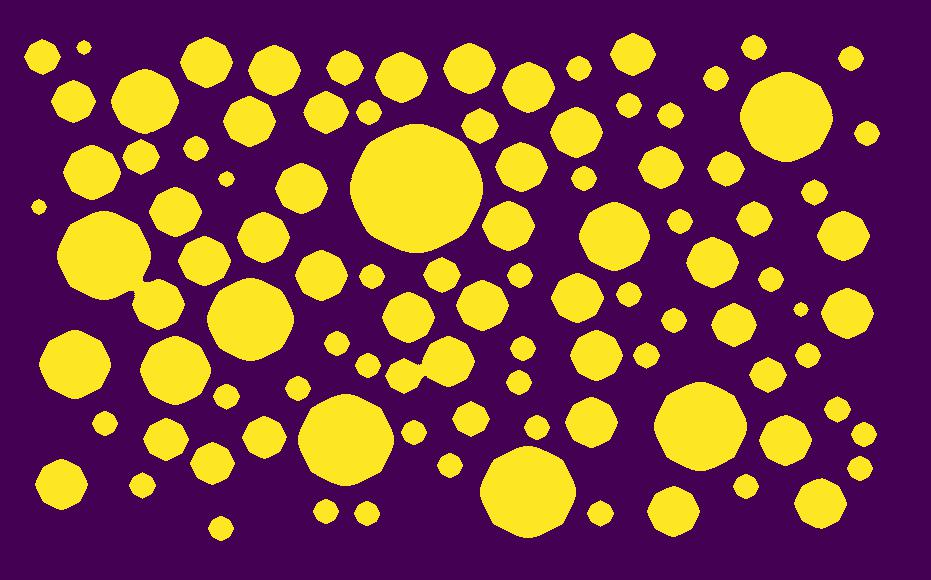
#> input picture medium.jpg, 931 x 580 px
$ python main.py
#> lines starting #> are read from the running program, lines starting #| are printed output that depends on the picture; after the words box and inside, x2 and y2 are one past the last pixel; in counts of white or black regions, pixels touching at a corner belong together; long printed decimals are rounded
import numpy as np


def normal_field(medium, normalize=False):
    """
    Calculates the normal field of a binary medium.

    :param medium: 2D binary array representing the medium
    :param normalize: boolean argument. If True, then normalizes the gradient to have norm 1 at every coordinate.
    :return: 2 * m * n array grad. grad[0, :, :] gives the 1st coordinate of the gradient at each pixel, and
    grad[1, :, :] gives the 2nd coordinate.

    It uses the following math:

    f(x + dx) - f(x) = g^T dx

    dy = Dx g ==> g = (Dx^T Dx)^(-1) * Dx^T dy

    Dx = 0  1
         0 -1
         1  0
        -1  0
         1  1
         1 -1
        -1  1
        -1 -1
    """
    dy = np.array([
        np.roll(medium, shift=-1, axis=1),
        np.roll(medium, shift=1, axis=1),
        np.roll(medium, shift=-1, axis=0),
        np.roll(medium, shift=1, axis=0),
        np.roll(np.roll(medium, shift=-1, axis=0), shift=-1, axis=1),
        np.roll(np.roll(medium, shift=-1, axis=0), shift=1, axis=1),
        np.roll(np.roll(medium, shift=1, axis=0), shift=-1, axis=1),
        np.roll(np.roll(medium, shift=1, axis=0), shift=1, axis=1),
    ]
    )
    dy = np.array([medium - d for d in dy])
    dx = np.array([
        [0, 1],
        [0, -1],
        [1, 0],
        [-1, 0],
        [1, 1],
        [1, -1],
        [-1, 1],
        [-1, -1]
    ])
    dx = np.linalg.inv(dx.T.dot(dx)).dot(dx.T)
    grad = np.array([
        np.array([a * b * medium for a, b in zip(dx[i, :], dy)]).sum(axis=0)
        for i in range(2)
    ])

    if normalize:
        norms = np.sqrt(grad ** 2).sum(axis=0)
        grad = np.array([np.nan_to_num(g / norms, 0) for g in grad])

    return grad


def ang_between(x, y):
    """counter clockwise rotation angle to convert x to y"""
    return np.arctan2(x[0], x[1]) - np.arctan2(y[0], y[1])


def rotation(x, theta):
    return np.array([
        x[0] * np.cos(theta) - x[1] * np.sin(theta),
        x[0] * np.sin(theta) + x[1] * np.cos(theta)
    ]
    )


def simulate(
        medium: np.ndarray,
        initial_direction: np.ndarray,
        initial_coord: np.ndarray,
        max_itr,
        normal=None,
        rand=None,
        reflection=0.5,
        propagate_norm: float = 1
):
    """
    Performs a single ray tracing simulation for a 2D binary medium.

    :param medium: 2D binary (0-1) medimum. 1 represents material and 0 means void.
    :param initial_direction: 1 by 2 array of initial ray direction.
    :param initial_coord: 1 by 2 array of initial ray coordinate
    :param max_itr: maximum number of steps. Simulation ends if the ray energy fades, or it exits the medium of
    #iterations >= max_itr
    :param normal: the 2D pixel based surface gradient. If left as default None, it will be calculated automatically
    from the medium configuration by calling normal_field.
    :param rand: input random state object. If left as default None, will use np.random.RandomState()
    :param reflection: the reflectivity constant.
    :param propagate_norm: the size of the propagation (step) vector.
    :return: a tuple containing (path, itr, coord, direction) where:
        path: 2D binary array that can be used to illustrate the path of ray
        itr: final iteration number
        coord: final ray coordinate
        direction: final ray direction vector
    """
    if normal is None:
        normal = normal_field(medium, normalize=True)
    path = 0 * medium
    # path = np.empty_like(medium)
    m, n = medium.shape
    direction = np.array(initial_direction)
    coord = np.array(initial_coord)
    if rand is None:
        rand = np.random.RandomState()
    path[int(coord[0]), int(coord[1])] = 1
    itr = 0
    next_coord = coord.copy()
    while True:
        itr += 1
        next_coord += direction
        if np.all(next_coord.astype(int) == coord.astype(int)):
            continue
        prev_medium = medium[int(coord[0]), int(coord[1])]
        direction = propagate_norm * direction / np.sqrt(np.sum(np.abs(direction)))
        if (int(next_coord[0]) >= m) or (int(next_coord[0]) < 0) or (int(next_coord[1]) >= n) or (
                int(next_coord[1]) <= 0):
            break
        else:
            coord = next_coord.copy()
            i, j = coord.astype(int)
            path[i, j] = 1
            if medium[i, j] != prev_medium:
                norm = normal[:, i, j]
                norm_norm = np.sqrt(np.sum(norm * norm))
                if norm_norm > 1e-3:
                    norm = norm / norm_norm
                    norm_dot_dir = direction.dot(norm)
                    # ang_between of -direction and norm
                    theta_inc = np.arctan2(-direction[0], -direction[1]) - np.arctan2(norm[0], norm[1])
                    theta_through = min(abs(theta_inc) / 2, np.pi / 4 - abs(theta_inc) / 2)
                    if theta_inc < 0:
                        theta_rot = np.pi / 2 - abs(theta_inc) - abs(theta_through)
                    else:
                        theta_rot = abs(theta_through) + abs(theta_inc) - np.pi / 2
                    if rand.uniform(0, 1) < reflection:
                        direction = direction - 2 * norm_dot_dir * norm
                        if np.sum(np.abs(direction)) < 1e-2:
                            direction = norm
                    # else:
                    #    # direction = rotation(direction, theta_rot)
                    #    direction = np.array([
                    #        direction[0] * np.cos(theta_rot) - direction[1] * np.sin(theta_rot),
                    #        direction[0] * np.sin(theta_rot) + direction[1] * np.cos(theta_rot)
                    #        ]
                    #    )
                else:
                    if medium[i, j]:
                        raise ValueError()

        if itr > max_itr:
            break

    return path, itr, coord, direction


def example_grad_plot():
    import pylab as plt
    medium = np.zeros([50, 100])
    medium[20:30, 20:30] = 1
    grad = normal_field(medium)
    x, y = plt.meshgrid(np.arange(medium.shape[1]), np.arange(medium.shape[0]))
    plt.imshow(medium)
    plt.quiver(x, y, grad[1], -grad[0], scale=10, width=0.002)
    plt.show()


def example_simulation():
    import pylab as plt
    import time
    med = (plt.imread("./medium.jpg")[:, :, 0] > 200).astype(int)
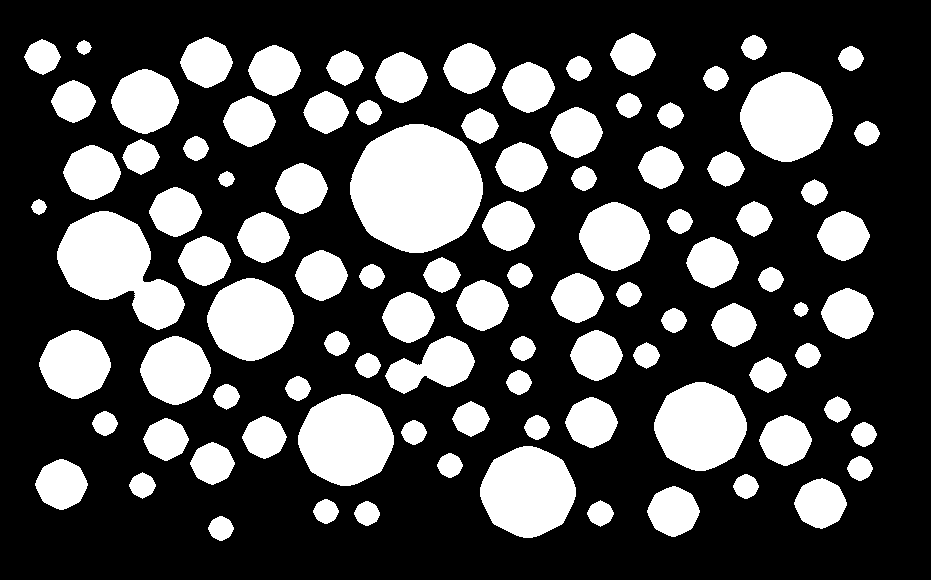
#> med: shape (580, 931) int64; values 0 (black) and 1 (white), 29.4% white; 98 white regions, largest, box (x1, y1, x2, y2) and area: (350, 124, 483, 253) 13072, (57, 211, 185, 330) 8247, (298, 394, 394, 486) 6633
    normal = normal_field(med, normalize=True)
#> in normal_field, `norms = np.sqrt(grad ** 2).sum(axis=0)`:
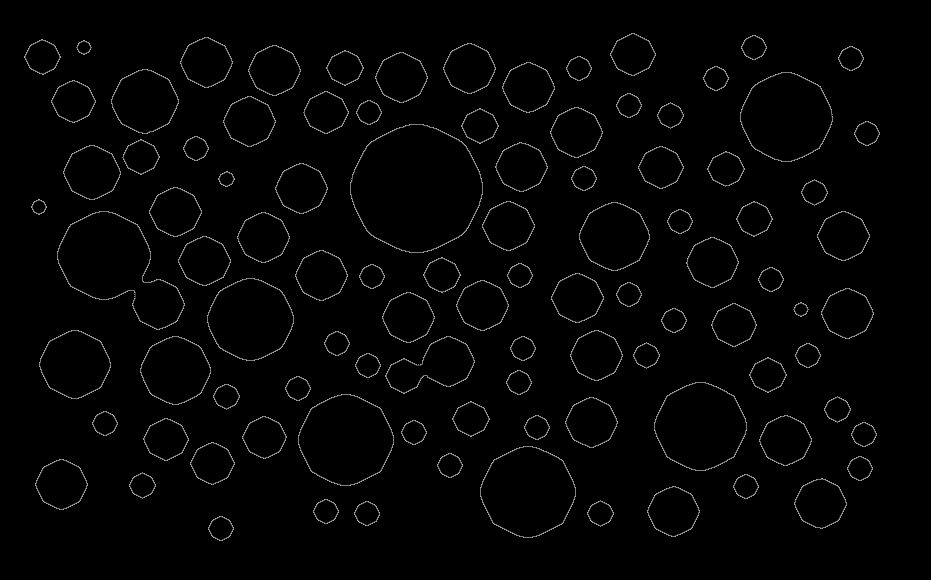
#> norms: shape (580, 931) float64; min 0, max 0.667, mean 0.0153
    rand = np.random.RandomState(seed=10)

    start_time = time.time()
    path, itr, _, _ = simulate(
        med,
        initial_direction=[1, 1],
        initial_coord=np.array([med.shape[0] / 2, med.shape[1] / 2]),
        max_itr=10000,
        normal=normal,
        rand=rand,
        reflection=1,
        propagate_norm=0.5
    )
#> in simulate, `path = 0 * medium`: path: shape (580, 931) int64; every value is 0
#> in simulate, `coord = np.array(initial_coord)`: coord = [290, 465.5]
#> in simulate, `path[int(coord[0]), int(coord[1])] = 1`:
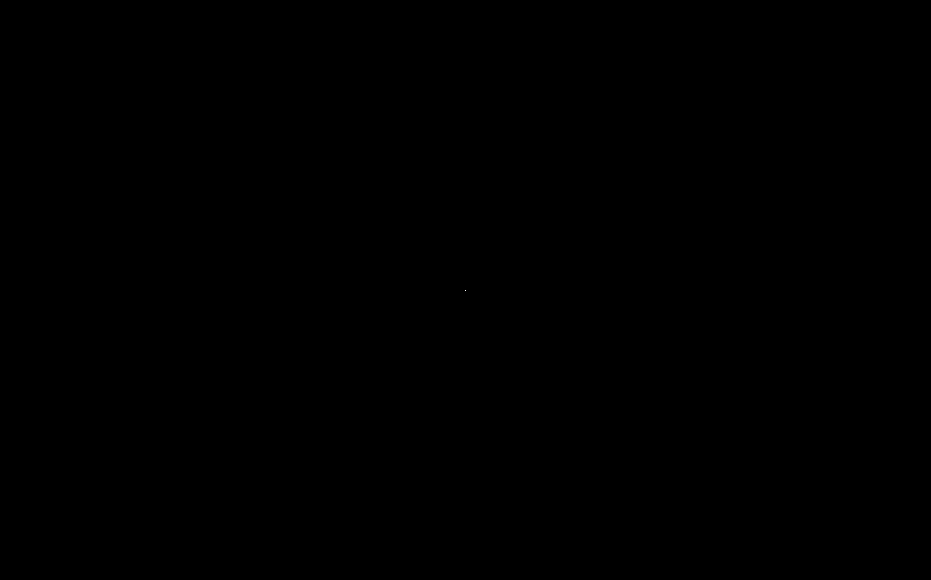
#> path: shape (580, 931) int64; values 0 (black) and 1 (white), 0% white in thin lines or dots, all inside (x1, y1, x2, y2) = (465, 290, 466, 291)
#> the loop in simulate, `while True:` made 9930 passes
#> (coord, i, j) on passes 1, 3, 5, 8, 11, 15, 19, 23, 27, 31, 35, 39: ([291, 466.5], 291, 466), ([291.7, 467.2], 291, 467), ([292.1, 467.6], 292, 467), ([292.6, 468.1], 292, 468), ([293, 468.5], 293, 468), ([293.6, 469.1], 293, 469), ([294.1, 469.6], 294, 469), ([294.6, 470.1], 294, 470), ([295.1, 470.6], 295, 470), ([295.6, 471.1], 295, 471), ([296.1, 471.6], 296, 471), ([296.6, 472.1], 296, 472)
#> coord on pass 219: [319.1, 494.6]
#> after the loop in simulate, `while True:`:
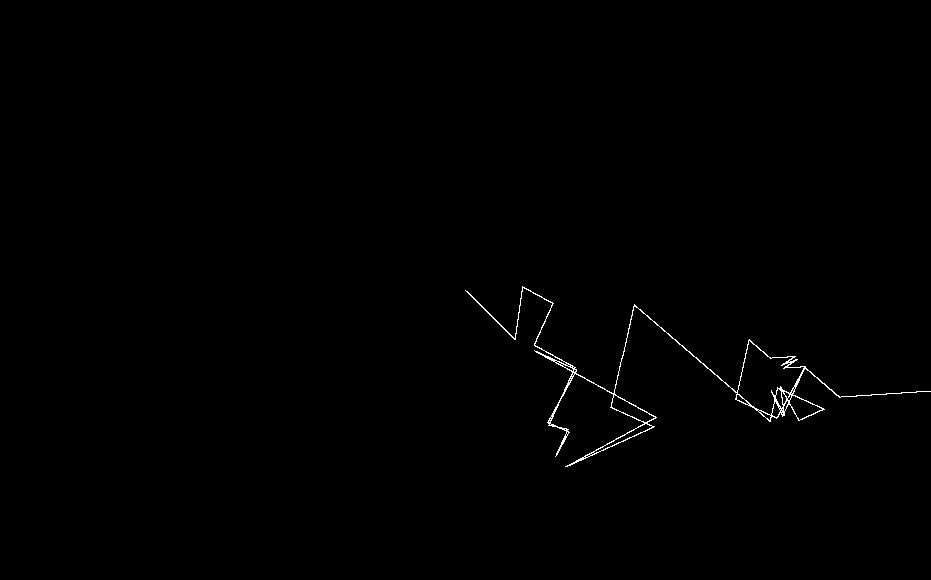
#> path: shape (580, 931) int64; values 0 (black) and 1 (white), 0.41% white in thin lines or dots, all inside (x1, y1, x2, y2) = (465, 286, 931, 467)
#> after the loop in simulate, `while True:`: direction = [-0.0155, 0.235]; itr = 9930; next_coord = [391, 931]
#> itr = 9930
    end_time = time.time()
    print(f"simulation finished in {end_time - start_time} seconds.\n#iterations:{itr}.")
#| simulation finished in 0.1916 seconds.
#| #iterations:9930.
    plt.imshow(med, cmap="gray")
    plt.imshow(path, alpha=0.8)
    plt.show()


if __name__ == "__main__":
    example_simulation()
